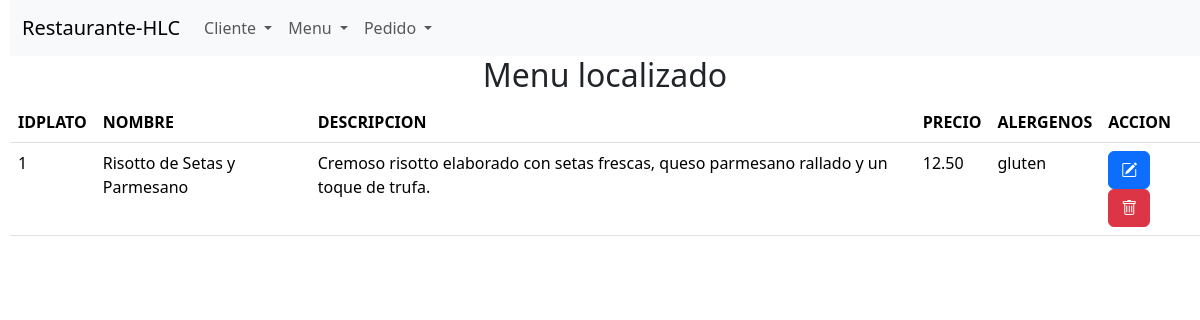
The page /proceso_buscar_menu.php?txtNombreMenu=Risotto de Setas y Parmesano on the database its author committed.
### tables this page shows
CREATE TABLE `menu` (
  `idplato` int NOT NULL,
  `nombre` varchar(40) NOT NULL,
  `descripcion` varchar(500) NOT NULL,
  `precio` double(10,2) NOT NULL,
  `alergenos` varchar(150) NOT NULL
);

### proceso_buscar_menu.php (the view, shortened to what this page needs)
<?php
$conexion = obtenerConexion();
$nombre = $_GET['txtNombreMenu'];
$sql = "SELECT * FROM menu WHERE nombre = '$nombre';";
$resultado = mysqli_query($conexion, $sql);
$fila = mysqli_fetch_assoc($resultado);
if($fila){
    $mensaje = "<h2 class='text-center'>Menu localizado</h2>";
    $mensaje .= "<table class='table'>";
    $mensaje .= "<thead><tr><th>IDPLATO</th><th>NOMBRE</th><th>DESCRIPCION</th><th>PRECIO</th><th>ALERGENOS</th><th>ACCION</th></tr></thead>";
    $mensaje .= "<tbody><tr>";
    $mensaje .= "<td>" . $fila['idplato'] . "</td>";
    $mensaje .= "<td>" . $fila['nombre'] . "</td>";
    $mensaje .= "<td>" . $fila['descripcion'] . "</td>";
    $mensaje .= "<td>" . $fila['precio'] . "</td>";
    $mensaje .= "<td>" . $fila['alergenos'] . "</td>";
    $mensaje .= "<td><form class='d-inline me-1' action='editar_menu.php' method='post'>";
    $mensaje .= "<input type='hidden' name='menu' value='" . htmlspecialchars(json_encode($fila),ENT_QUOTES) . "' />";
    $mensaje .= "<button name='Editar' class='btn btn-primary'><i class='bi bi-pencil-square'></i></button></form>";
    $mensaje .= "<form class='d-inline' action='borrar_menu.php' method='post'>";
    $mensaje .= "<input type='hidden' name='idplato' value='" . $fila['idplato']  . "' />";
    $mensaje .= "<button name='Borrar' class='btn btn-danger'><i class='bi bi-trash'></i></button></form>";
    $mensaje .= "</tr></tbody></table>";
} else {
   $mensaje = "<h2 class='text-center mt-5'>El menu con nombre: $nombre no está registrado</h2>";
}
echo $mensaje;
?>

### rows shown on the page
menu: idplato "1", nombre "Risotto de Setas y Parmesano", descripcion "Cremoso risotto elaborado con setas frescas, queso parmesano rallado y un toque de trufa.", precio "12.50", alergenos "gluten"
